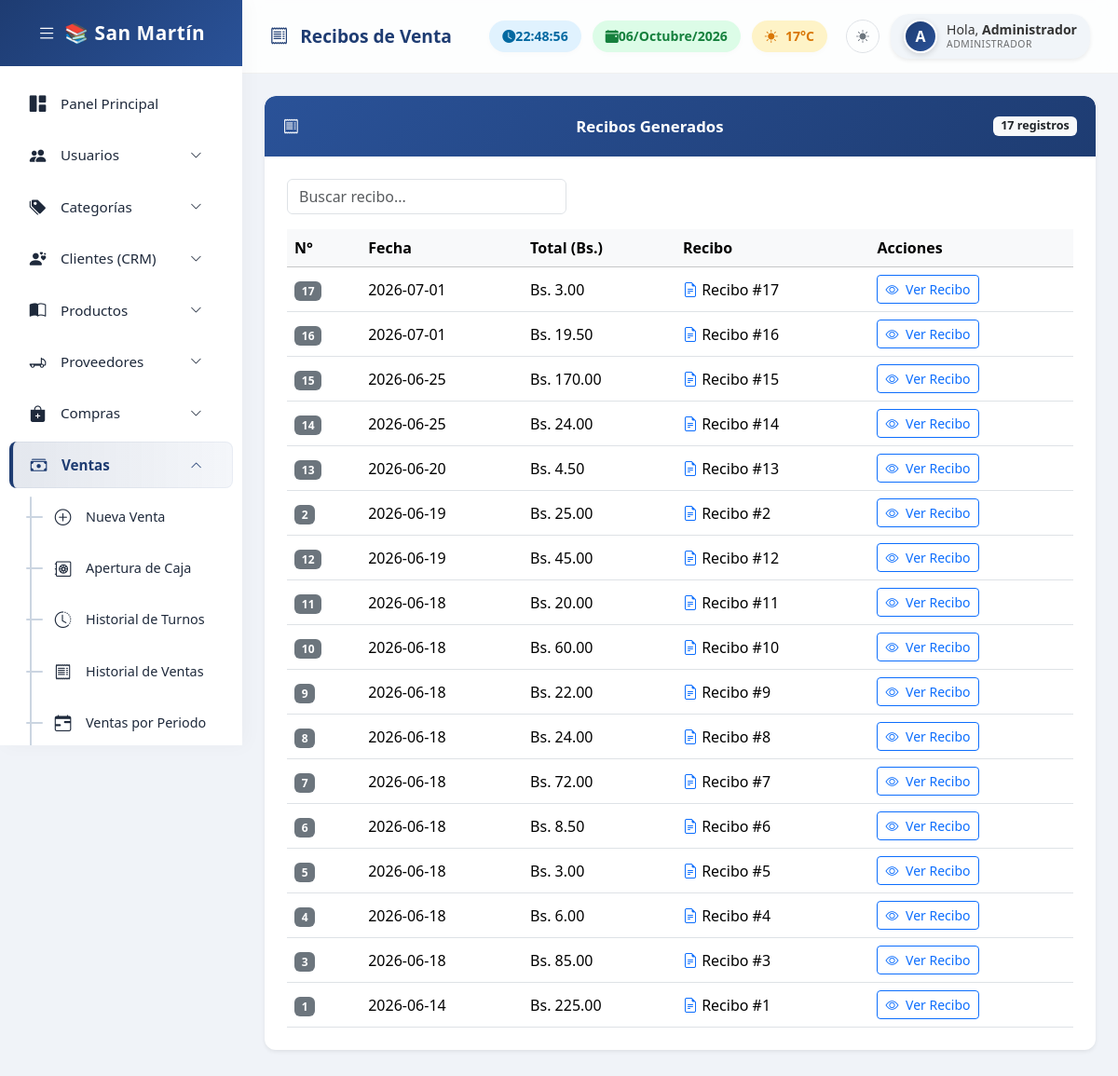
Screenshot of /ventas/recibos.php (signed in) with the database file from the repository.
### tables this page shows
CREATE TABLE `ventas` (
  `id_venta` int(11) NOT NULL AUTO_INCREMENT,
  `fecha` date DEFAULT NULL,
  `total` decimal(10,2) DEFAULT NULL,
  `metodo_pago` varchar(50) DEFAULT NULL,
  `id_usuario` int(11) DEFAULT NULL,
  `id_cliente` int(11) DEFAULT NULL,
  `estado` varchar(20) DEFAULT 'Completado',
  PRIMARY KEY (`id_venta`)
);

### ventas/recibos.php (the view, shortened to what this page needs)
<?php
$ventas = mysqli_query($conexion, "SELECT * FROM ventas ORDER BY fecha DESC");
?>
<!DOCTYPE html>
<html lang="es">
<head>
    <link href="https://cdn.jsdelivr.net/npm/bootstrap@5.3.3/dist/css/bootstrap.min.css" rel="stylesheet">
    <link rel="stylesheet" href="https://cdn.jsdelivr.net/npm/bootstrap-icons@1.11.3/font/bootstrap-icons.min.css">
<link rel="stylesheet" href="/includes/base.css">
</head>
<body>
<?php $base_path = '../'; include '../includes/sidebar.php'; ?>
<div class="main-content">
    <div class="topbar">
        <div class="topbar-title"><i class="bi bi-receipt me-2"></i> Recibos de Venta</div>
        <div class="topbar-widgets">
            <div class="widget-box widget-time"><i class="bi bi-clock-fill"></i> <span id="txt-reloj">00:00:00</span></div>
            <div class="widget-box widget-date"><i class="bi bi-calendar-event-fill"></i> <span id="txt-fecha">--/--/----</span></div>
            <div class="widget-box widget-weather"><i class="bi bi-sun-fill me-2"></i> <span>17°C</span></div>
            <div class="user-profile shadow-sm">
                <div class="profile-avatar-wrap"><?php if(!empty($_SESSION["imagen"])): ?><img src="../assets/uploads/usuarios/<?php echo $_SESSION["imagen"]; ?>" class="profile-avatar"><?php else: ?><div class="profile-avatar-inicial"><?php echo strtoupper(substr($_SESSION["nombre"],0,1)); ?></div><?php endif; ?></div>
                <div class="profile-info">
                    <div class="profile-name">Hola, <strong><?php echo $_SESSION["nombre"]; ?></strong></div>
                    <div class="profile-role"><?php echo $_SESSION["rol"]; ?></div>
                </div>
            </div>
        </div>
    </div>
    <div class="container-fluid p-4">
        <div class="panel-custom shadow-sm">
            <div class="panel-custom-header">
                <i class="bi bi-receipt me-2"></i> <span class="menu-text"> Recibos Generados</span>
                <span class="badge bg-light text-dark"><?php echo mysqli_num_rows($ventas); ?> registros</span>
            </div>
            <div class="panel-custom-body p-4">
                <div class="d-flex justify-content-between mb-3">
                    <input type="text" id="buscador" class="form-control" placeholder="Buscar recibo..." style="max-width:300px;">
                </div>
                <div class="table-responsive">
                    <table class="table table-hover align-middle mb-0">
                        <thead>
                            <tr class="table-light">
                                <th>N°</th>
                                <th>Fecha</th>
                                <th>Total (Bs.)</th>
                                <th>Recibo</th>
                                <th>Acciones</th>
                            </tr>
                        </thead>
                        <tbody>
                            <?php if(mysqli_num_rows($ventas) > 0): ?>
                                <?php while($v = mysqli_fetch_assoc($ventas)){ ?>
                                <tr>
                                    <td><span class="badge bg-secondary"><?php echo $v['id_venta']; ?></span></td>
                                    <td><?php echo htmlspecialchars($v['fecha']); ?></td>
                                    <td>Bs. <?php echo number_format($v['total'], 2); ?></td>
                                    <td><i class="bi bi-file-earmark-text text-primary"></i> Recibo #<?php echo $v['id_venta']; ?></td>
                                    <td>
                                        <a href="visualizar_recibo.php?id=<?php echo $v['id_venta']; ?>" class="btn btn-sm btn-outline-primary"><i class="bi bi-eye me-1"></i> Ver Recibo</a>
                                    </td>
                                </tr>
                                <?php } ?>
                            <?php else: ?>
                                <tr><td colspan="5" class="text-center text-muted py-3">No hay recibos generados.</td></tr>
                            <?php endif; ?>
                        </tbody>
                    </table>
                </div>
            </div>
        </div>
    </div>
</div>
</body>
</html>

### includes/base.css (style rules this page uses)
:root { --body-bg:#f0f3f8;--sidebar-bg:#fff;--sidebar-text:#1e293b;--sidebar-hover-bg:#e2e8f0;--sidebar-accent:#1e3c72;--sidebar-active-bg:linear-gradient(90deg,rgba(30,60,114,0.12),rgba(42,82,152,0.05));--sidebar-brand-bg:linear-gradient(135deg,#1e3c72,#2a5298);--topbar-bg:rgba(255,255,255,0.85);--panel-bg:#fff;--panel-header-bg:linear-gradient(135deg,#2a5298,#1e3c72);--profile-bg:#f1f5f9;--profile-text:#333;--sub-item-active-bg:#eef2ff;--scrollbar-thumb:rgba(0,0,0,0.12);--scrollbar-thumb-hover:rgba(0,0,0,0.25);--collapse-line:#cbd5e1;--collapse-dash:#94a3b8;--border-color:rgba(0,0,0,0.05);--form-bg:#fff;--form-text:#1e293b;--form-border:#d1d5db;--form-focus-border:#60a5fa;--input-group-bg:#f1f5f9;--card-bg:#fff; }
body { background:var(--body-bg);font-family:'Segoe UI',sans-serif;margin:0;overflow-x:hidden; }
.main-content { margin-left:260px;min-height:100vh;transition:all 0.3s ease; }
.topbar { background:var(--topbar-bg);backdrop-filter:blur(10px);-webkit-backdrop-filter:blur(10px);padding:15px 30px;display:flex;justify-content:space-between;align-items:center;border-bottom:1px solid var(--border-color);position:sticky;top:0;z-index:999; }
.topbar-title { font-size:1.2rem;font-weight:600;color:var(--sidebar-accent); }
.topbar-widgets { display:flex;align-items:center;gap:12px; }
.widget-box { padding:6px 14px;border-radius:20px;font-size:0.88rem;font-weight:600;display:flex;align-items:center;box-shadow:0 2px 6px rgba(0,0,0,0.02); }
.widget-time { background:#e0f2fe;color:#0369a1; }
.widget-date { background:#dcfce7;color:#15803d; }
.widget-weather { background:#fef3c7;color:#d97706; }
.user-profile { display:flex;align-items:center;background:var(--profile-bg);padding:6px 14px;border-radius:20px;font-size:0.9rem;color:var(--profile-text); }
.profile-avatar-wrap { flex-shrink:0;margin-right:10px;display:flex;align-items:center; }
.profile-avatar-inicial { width:36px;height:36px;border-radius:50%;background:linear-gradient(135deg,#1e3c72,#2a5298);color:#fff;display:flex;align-items:center;justify-content:center;font-weight:700;font-size:1rem;border:2px solid #fff;box-shadow:0 2px 6px rgba(0,0,0,0.15); }
.profile-info { display:flex;flex-direction:column;line-height:1.2; }
.profile-name { font-size:0.88rem;white-space:nowrap; }
.profile-role { font-size:0.65rem;text-transform:uppercase;letter-spacing:0.5px;opacity:0.7;white-space:nowrap; }
.panel-custom { border:none;border-radius:12px;background:var(--panel-bg);box-shadow:0 4px 15px rgba(0,0,0,0.02);margin-bottom:30px;animation:fadeInUp 0.5s ease-in-out;overflow:hidden; }
.panel-custom-header { padding:20px;font-size:1.05rem;font-weight:600;color:#fff;border-radius:12px 12px 0 0;background:var(--panel-header-bg); }
.panel-custom-body { padding:20px; }

### rows the page displays
ventas: id_venta "17", fecha "2026-07-01", total "3.00"
ventas: id_venta "16", fecha "2026-07-01", total "19.50"
ventas: id_venta "15", fecha "2026-06-25", total "170.00"
ventas: id_venta "14", fecha "2026-06-25", total "24.00"
ventas: id_venta "13", fecha "2026-06-20", total "4.50"
ventas: id_venta "2", fecha "2026-06-19", total "25.00"
ventas: id_venta "12", fecha "2026-06-19", total "45.00"
ventas: id_venta "11", fecha "2026-06-18", total "20.00"
ventas: id_venta "10", fecha "2026-06-18", total "60.00"
ventas: id_venta "9", fecha "2026-06-18", total "22.00"
ventas: id_venta "8", fecha "2026-06-18", total "24.00"
ventas: id_venta "7", fecha "2026-06-18", total "72.00"
ventas: id_venta "6", fecha "2026-06-18", total "8.50"
ventas: id_venta "5", fecha "2026-06-18", total "3.00"
ventas: id_venta "4", fecha "2026-06-18", total "6.00"
ventas: id_venta "3", fecha "2026-06-18", total "85.00"
ventas: id_venta "1", fecha "2026-06-14", total "225.00"

### other values shown
substr($_SESSION["nombre"],0,1) "A"
$_SESSION["nombre"] "Administrador"
$_SESSION["rol"] "ADMINISTRADOR"
mysqli_num_rows($ventas) "17"
